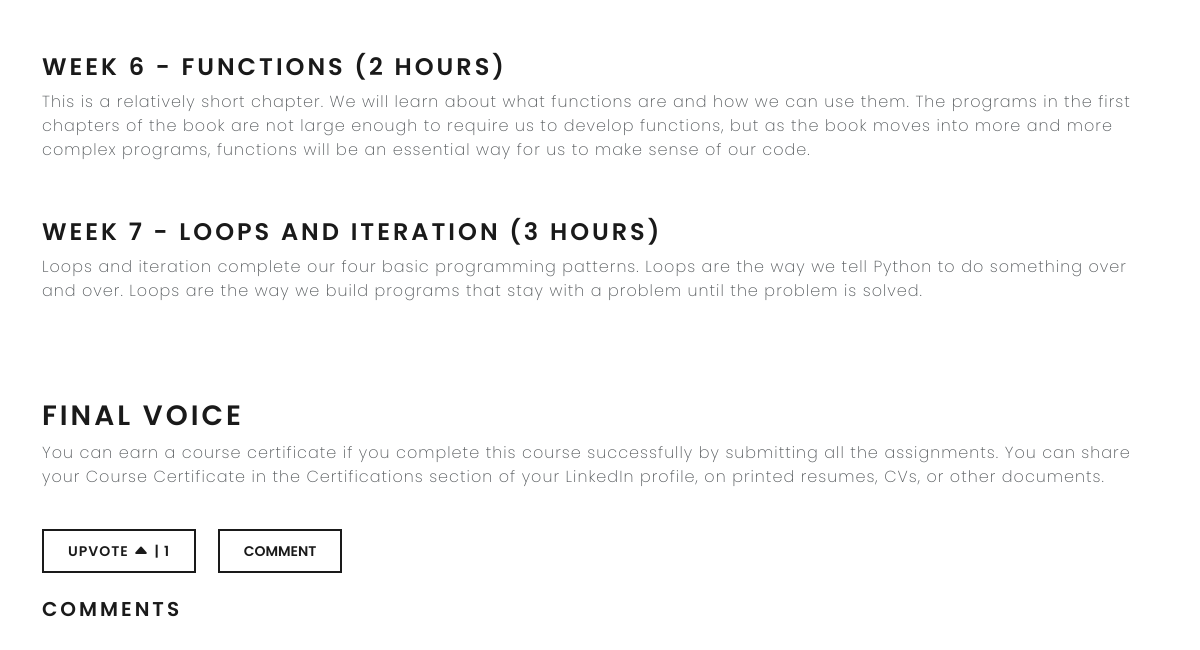
Before: /python-for-everybody/ (signed in, lower part) with the older database file.
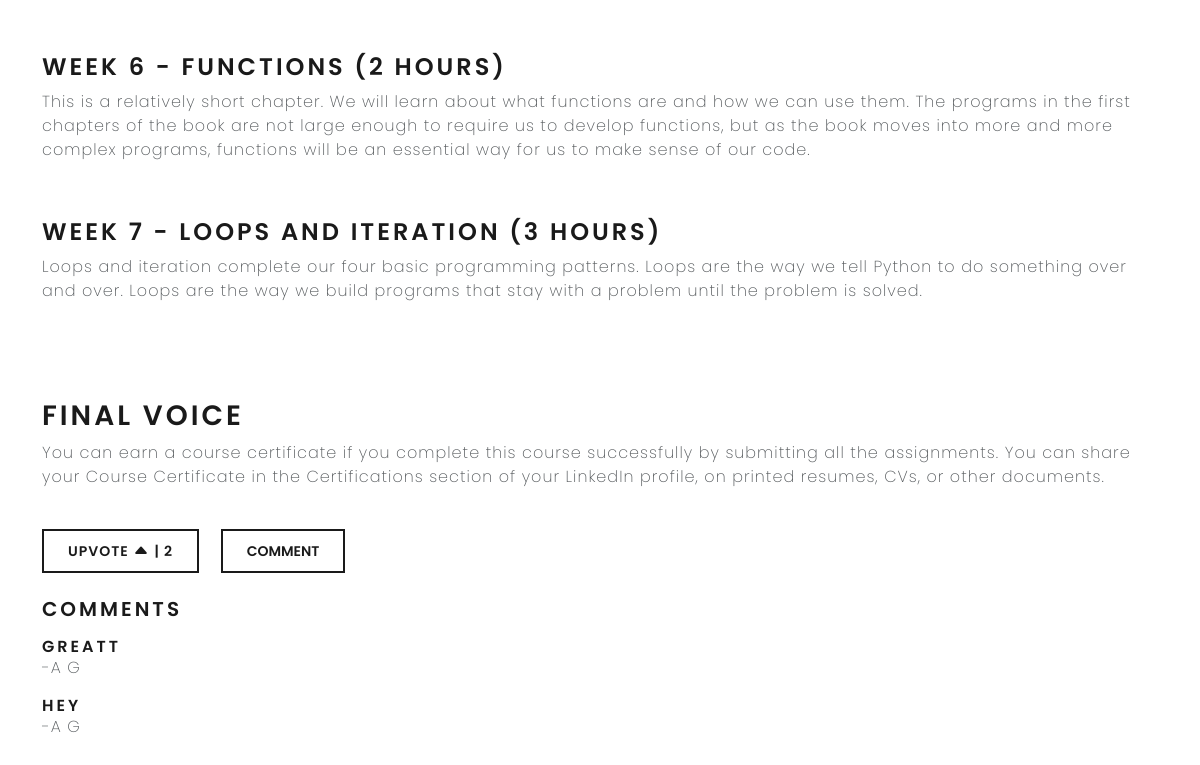
After: the same page with the newer database file.
### SubApp/models.py (models this page shows)
class CommentModel(models.Model):
    post=models.ForeignKey(Post,on_delete=models.CASCADE)
    user=models.ForeignKey(User,on_delete=models.CASCADE)
    text=models.TextField()
    datetime=models.DateTimeField(auto_now_add=True)

### SubApp/views.py (the view)
# urls.py: path('<slug>/' , article , name = 'article'),
def article(request, slug):
    post = Post.objects.get(slug=slug)
    comments  = CommentModel.objects.filter(post=post)[::-1]
    likes = post.likes.count()
    print(comments)
    if request.method == 'POST':
        comment = request.POST['comment']
        obj = CommentModel(post  = post, user = request.user, text = comment)
        obj.save()
        return redirect('article',slug = post.slug)
    return render(request, 'article.html', {'post': post,'comments' : comments,'likes':likes})

### templates/article.html (shortened to what this page needs)
<!DOCTYPE html>
<html lang="en">
{% load static %}
<head>
    {% include 'components/head.html' %}
</head>
<body>
    <div class="article__main container">
        <div class="article_view">
          <p class="content">{{post.content|safe}}</p>
          <br/>
        {% if  request.user.is_authenticated %}
        <div>
          <a type="button" class="btn btn-outline-primary py-2" id="like_btn" href="{% url 'likesPost' slug=post.slug %}">Upvote <i class="bi bi-caret-up-fill"></i> | {{likes}}</a>
          <button type="button" class="btn btn-outline-primary py-2 mx-3" data-bs-toggle="modal" data-bs-target="#exampleModal">
            Comment
           </button>
          <br />
          <br />
          <h4>Comments</h4>
          {% for i in comments %}
           <div class="comment__ui my-3">
               <h5 class="m-0 p-0">{{i.text}}</h5>
               <p>-{{i.user.first_name}} {{i.user.last_name}}</p>
           </div>
           {% endfor %}
             {% else %}
             <div class="alert alert-dismissible alert-danger">
              <button type="button" class="btn-close" data-bs-dismiss="alert"></button>
              <p class="mb-0">Please login for Like and Comment <a href="{% url 'signin' %}">Signin</a></p>
            </div>
             {% endif %}
          </div>
</html>

Changed rows visible on the page:
added CommentModel: text "GREATT", user.first_name "A", user.last_name "G"
added CommentModel: text "HEY", user.first_name "A", user.last_name "G"
Other visible differences:
{{ likes }}: "1" → "2"
